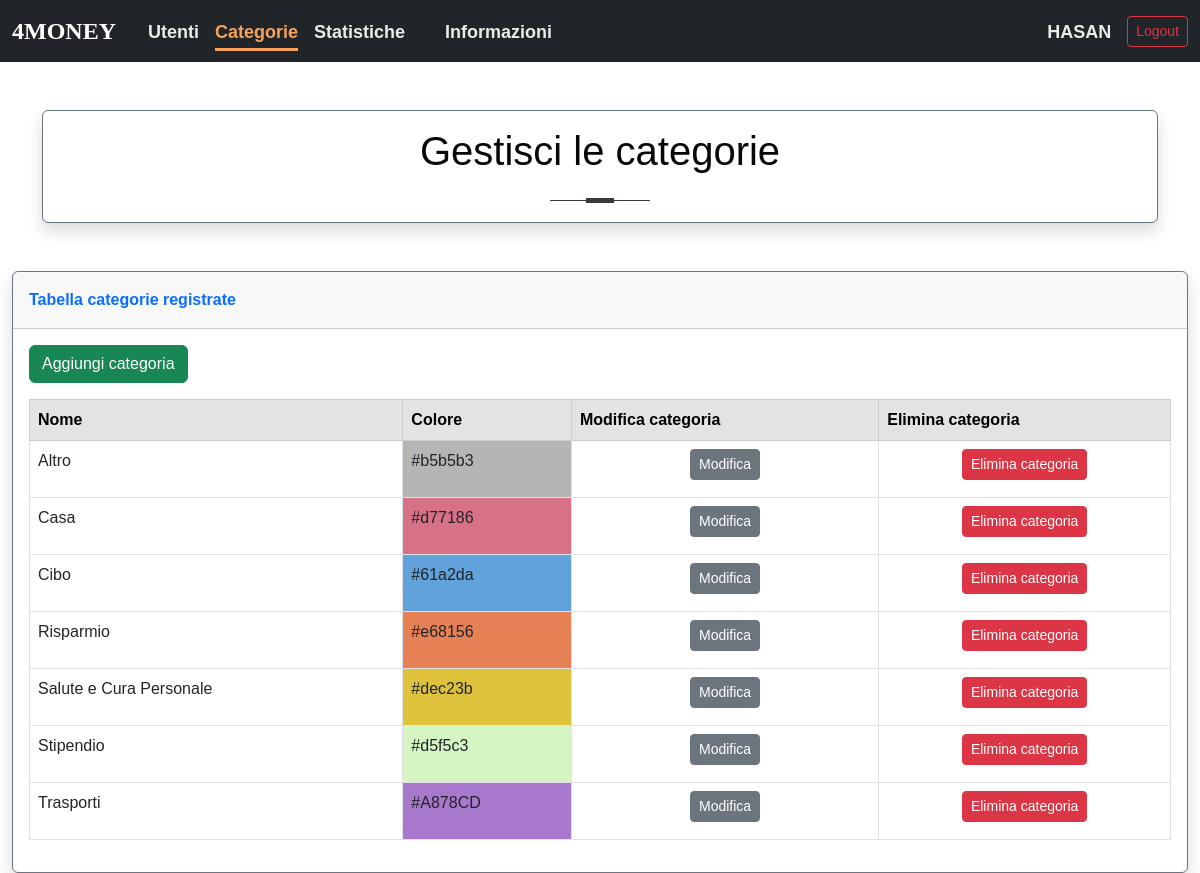
The page /fine/categorie.php (signed in) on the database its author committed.
### tables this page shows
CREATE TABLE IF NOT EXISTS `categoria` (
  `id` smallint NOT NULL,
  `nome` varchar(30) NOT NULL,
  `colore` varchar(7) NOT NULL,
  PRIMARY KEY (`id`),
  UNIQUE KEY `nome` (`nome`,`colore`)
);

### fine/categorie.php (the view, shortened to what this page needs)
<?php
    require './funzioni.php';
    $conn = db_conn();
    ?>
<body id="page-top">
    <?php
        if(isset($_SESSION['adminLog']) && $_SESSION['adminLog']== 'daje'){
        ?>
    <div id="wrapper">
        <div class="d-flex flex-column" id="content-wrapper">
            <div id="content-fluid">
                <div class="container-fluid mt-5">
                    <div class="card shadow border-secondary">
                        <div class="card-header py-3">
                            <p class="text-primary m-0 fw-bold">Tabella categorie registrate</p>
                        </div>
                        <div class="card-body">
                            <div class="row">
                                <div class="col">
                                <button type="button" class="btn btn-success mb-3 " data-bs-toggle="modal" data-bs-target="#modalAddCat">
                                                            Aggiungi categoria
                                                        </button>
                                </div>
                                <div class="table-responsive">
                                    <table class="table  table-bordered">
                                        <thead class="table-secondary">
                                            <tr>
                                                <th scope="col">Nome</th>
                                                <th scope="col">Colore</th>
                                                <th scope="col">Modifica categoria</th>
                                                <th scope="col">Elimina categoria</th>
                                            </tr>
                                        </thead>
                                        <tbody>
                                            <?php
                                                if($_SESSION['adminLog']=='daje'){
                                                    $result = $conn->query("SELECT * FROM categoria ");
                                                }
                                                $tuples = array();
                                                if($result->num_rows> 0){
                                                    $tuples= mysqli_fetch_all($result, MYSQLI_ASSOC);
                                                }
                                                $i=0;
                                                foreach ($tuples as $tuple) {
                                                    ?>
                                            <tr class="table" >
                                                <td scope="row" data-label="Nome">
                                                    <p><?php echo $tuple['nome'];?></p>
                                                </td>
                                                <td style="background-color: <?php echo $tuple['colore'];?>" data-label="Colore">
                                                    <p><?php echo $tuple['colore'];?></p>
                                                </td>
                                                <td class="text-center" data-label="Azione">
                                                        <button type="button" class="btn btn-secondary btn-sm" data-bs-toggle="modal" data-bs-target="#modalEditEntry<?php echo $i?>">
                                                            Modifica
                                                        </button>
                                                    <div class="modal fade" id="modalEditEntry<?php echo $i; $i++;?>" tabindex="-1" role="dialog" aria-labelledby="exampleModalCenterTitle" aria-hidden="true">
                                                    </div>
                                                    </td>
                                                    <td class="text-center" data-label="Elimina categoira">
                                                    <button type="button" name="<?php echo $tuple['id'];?>" class="btn btn-danger btn-sm" data-bs-toggle="modal" data-bs-target="#modalDeleteUser<?php echo $i?>">Elimina categoria</button>
                                                    <div class="modal fade" id="modalDeleteUser<?php echo $i; $i++;?>" tabindex="-1" role="dialog" aria-labelledby="exampleModalCenterTitle" aria-hidden="true">
                                                    </div>
                                                </td>
                                            </tr>
                                            <?php
                                                }
                                                ?>
                                        </tbody>
                                    </table>
                                </div>
                            </div>
                        </div>
                    </div>
                </div>
            </div>
        </div>
    </div>
</body>
<?php } else {
        header("Location: login.php?error=Devi prima accedere");
    } ?>

### fine/assets/css/style.css (style rules this page uses)
:root { --highcharts-color-0: #7cb5ec; --highcharts-color-1: #f7a35c; --highcharts-color-2: #90ee7e; --highcharts-color-3: #7798bf; --highcharts-color-4: #aaeeee; --highcharts-color-5: #ff0066; --highcharts-color-6: #eeaaee; --highcharts-color-7: #55bf3b; --highcharts-color-8: #df5353; --highcharts-color-9: #7798bf; --sfondo-oro-rosa: #f0ffff; --sfondo-bluino: #96c4ed; }
body { animation: cambia-colore 10s ease-in-out infinite; overflow-x: hidden; }
* { padding: 0; margin:0; font-family: sans-serif; }

### rows shown on the page
categoria: nome "Altro", colore "#b5b5b3"
categoria: nome "Casa", colore "#d77186"
categoria: nome "Cibo", colore "#61a2da"
categoria: nome "Risparmio", colore "#e68156"
categoria: nome "Salute e Cura Personale", colore "#dec23b"
categoria: nome "Stipendio", colore "#d5f5c3"
categoria: nome "Trasporti", colore "#A878CD"

### other values the page prints
$txt "Gestisci le categorie"
